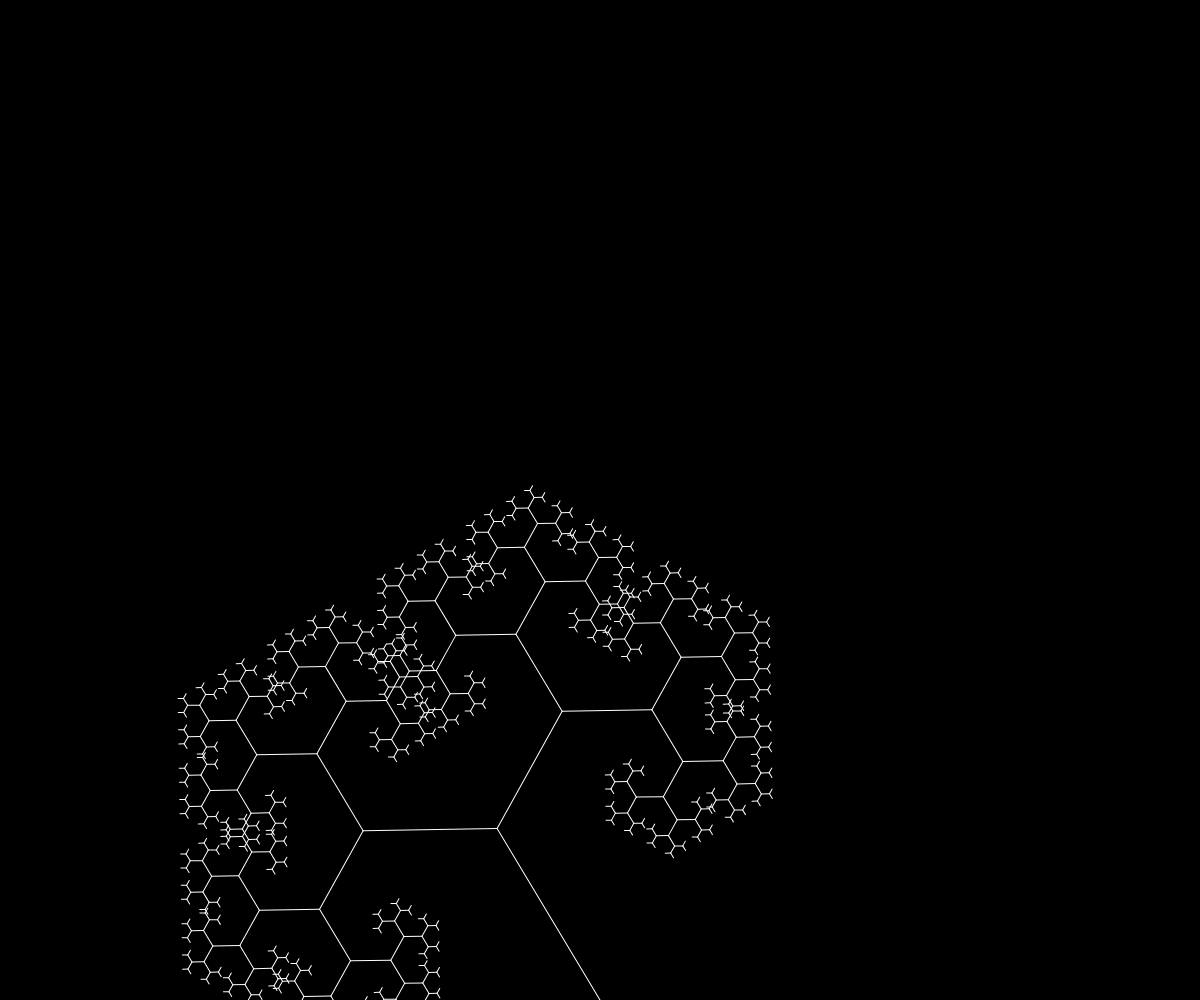
Frame 1 (no input)
Frame 60 (no input): identical to frame 1, image omitted
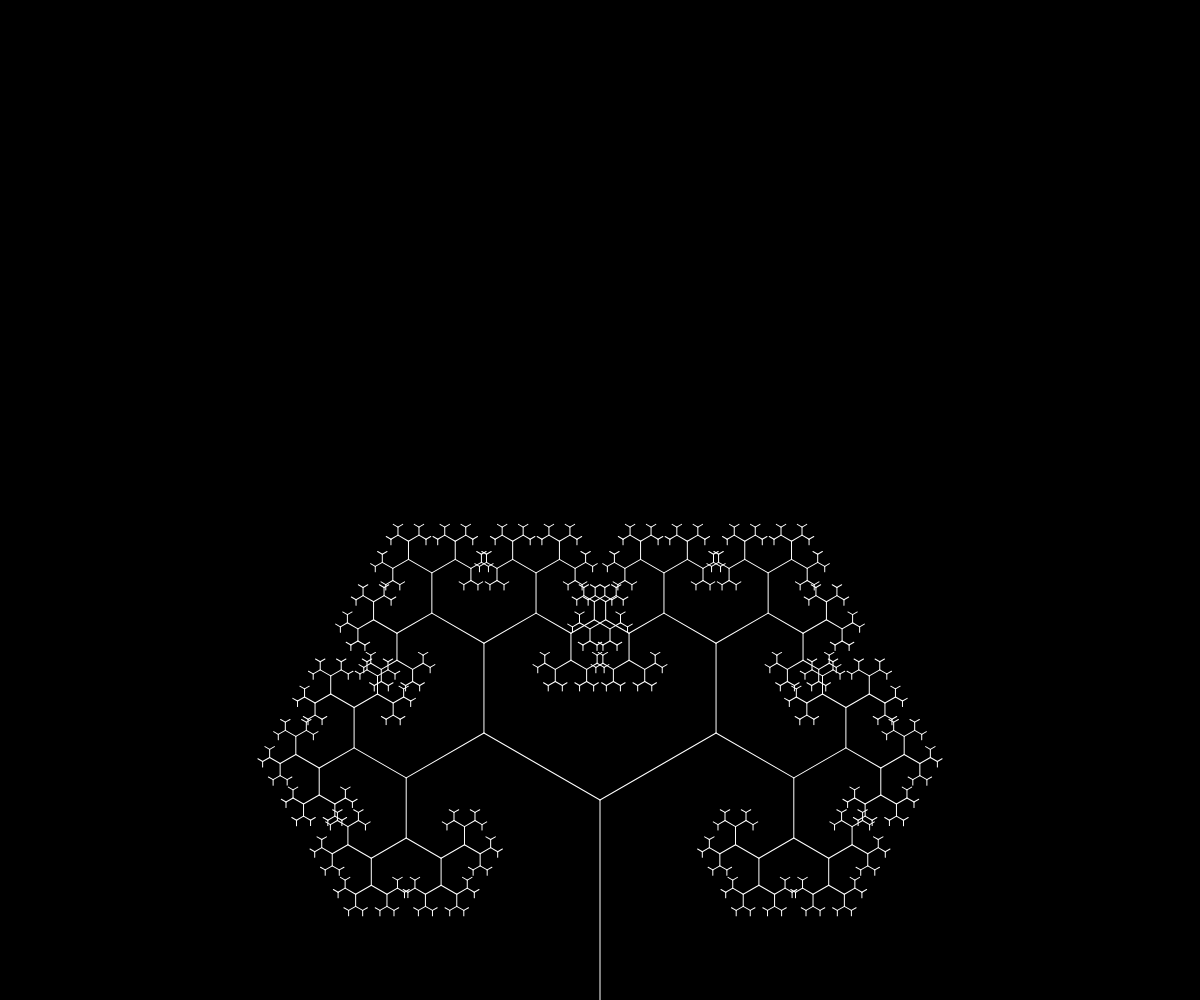
Frame 120 (the mouse pressed at the canvas centre since frame 60)

The p5.js sketch that drew these frames (run headless with seeded random() and noise() and a simulated clock; from frame 60 on, the mouse is pressed at the canvas centre):

// p5.js sketch
// ── sketch.js
var angle;
var leng  = 200;
//var slider;
function setup() {
	createCanvas(windowWidth, windowHeight);
	//slider = createSlider(0,PI,PI/4,0.01);
	angle = PI/3;
}

function draw() {
  background(0);
	//angle = slider.value();

	translate(width/2,height);
  var m = createVector(mouseX-width/2,mouseY-height);
	rotate(m.heading()+PI/2);

	stroke(255);
	branch(leng);
}

function branch(len){
	line(0,0,0,-len);
 translate(0,-len);

		 if(len>7) {
			 push();
			 rotate(angle);
			 branch(len*0.67);
			 pop();

			 push()
			 rotate(-angle);
			 branch(len*0.67);
			 pop();

	 }


}

// ── branch.js
function branch(begin , end){
   this.begin = begin;
   this.end = end;
   this.finished = false;

   this.show = function() {
     stroke(255);
     line(this.begin.x , this.begin.y, this.end.x, this.end.y);
   }
   this.mutate = function(a) {
      var dir  = p5.Vector.sub(this.end, this.begin);
      dir.rotate(a);
      dir.mult(0.67);
      var newEnd = p5.Vector.add(dir, this.end);
      var newBr = [];
      newBr.push(new branch(this.end, newEnd));

      dir.rotate(-2*a);
      newEnd = p5.Vector.add(dir, this.end);
      newBr.push(new branch(this.end, newEnd));

      return newBr;

   }

}

// ── leaves.js
function leaves(pos) {
  this.pos = pos;


     this.show = function() {
       noStroke();
       fill(255,0,0,100);
       ellipse(this.pos.x , this.pos.y, 5, 5);
     }

     this.fall = function(){
        this.pos.y += random(1);
        this.pos.x += random(1);

     }

}

// ── tree.js
function trees(begin, end, angle) {
  this.begin = begin;
  this.end = end;
  this.angle = angle;
  this.branches = [];
  this.finished = false;
  this.gstart = false;

  this.init = function() {
    if (!this.finished) {
      for (var i = this.branches.length - 1; i >= 0; i--) {
        this.branches[i].show();
        this.branches[i].grow();
        this.branches[i].gstart = this.gstart;

        if (this.branches[i].finished && !this.branches[i].last && !this.branches[i].mutated) {
          this.branches.push(this.branches[i].mutate(angle)[0]);
          this.branches.push(this.branches[i].mutate(angle)[1]);
          this.branches[i].mutated = true;
        }
        this.finished = this.branches[i].last;
      }
    }
  }

  this.root = function() {
    this.branches.push(new branch(this.begin, this.end));
  }

}
